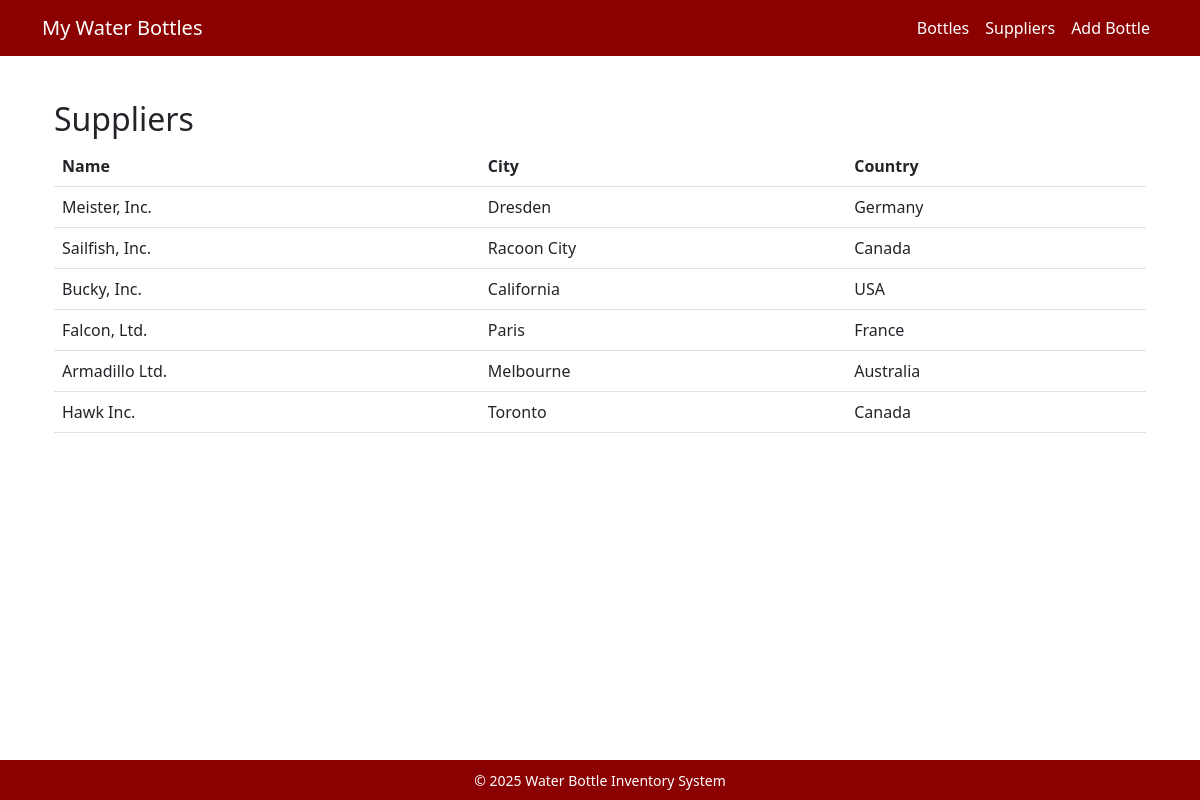
The page /view_supplier/ on the database its author committed.
### MyInventoryApp/models.py (models this page shows, shortened)
class Supplier(models.Model):
    name = models.CharField(max_length=300)
    city = models.CharField(max_length=300)
    country = models.CharField(max_length=300)
    created_at = models.DateTimeField(blank=True, null=True)
    objects = models.Manager()

### MyInventoryApp/views.py (the view)
# urls.py: path('view_supplier/', views.view_suppliers, name='view_suppliers'),
def view_suppliers(request):
    suppliers = Supplier.objects.all()
    return render(request, 'MyInventoryApp/view_supplier.html', {'suppliers': suppliers})

### MyInventoryApp/templates/MyInventoryApp/view_supplier.html (shortened to what this page needs)
{% extends 'MyInventoryApp/base.html' %}
{% load static %}
{% block content %}
    <div class="container">
        <h2>Suppliers</h2>
        <table class="table">
            <thead>
                <tr>
                    <th>Name</th>
                    <th>City</th>
                    <th>Country</th>
                </tr>
            </thead>
            <tbody>
                {% for supplier in suppliers %}
                    <tr>
                        <td>{{ supplier.name }}</td>
                        <td>{{ supplier.city }}</td>
                        <td>{{ supplier.country }}</td>
                    </tr>
                {% empty %}
                    <tr>
                        <td colspan="3">No suppliers available.</td>
                    </tr>
                {% endfor %}
            </tbody>
        </table>
    </div>
{% endblock %}

### MyInventoryApp/templates/MyInventoryApp/base.html (style rules this page uses)
:root { --brand-maroon: #8b0000; --brand-dark-maroon: #660000; }

### rows shown on the page
Supplier: name "Meister, Inc.", city "Dresden", country "Germany"
Supplier: name "Sailfish, Inc.", city "Racoon City", country "Canada"
Supplier: name "Bucky, Inc.", city "California", country "USA"
Supplier: name "Falcon, Ltd.", city "Paris", country "France"
Supplier: name "Armadillo Ltd.", city "Melbourne", country "Australia"
Supplier: name "Hawk Inc.", city "Toronto", country "Canada"
